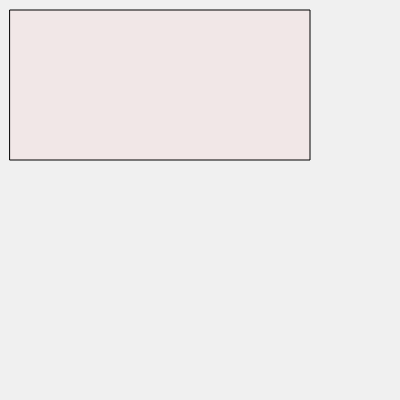
Frame 1 (no input)
Frame 60 (no input): identical to frame 1, image omitted
Frame 120 (the mouse pressed at the canvas centre since frame 60): identical to frame 1, image omitted

The p5.js sketch that drew this single still picture (run headless with seeded random() and noise() and a simulated clock; from frame 60 on, the mouse is pressed at the canvas centre):

// p5.js sketch
// ── sketch.js

var orgX;
var orgY;
var w;
var h;

function setup(){
	createCanvas(400,400);

}

function draw(){
	background(240);
	orgX = 10;
	orgY = 10;
	w= 300;
	h = 150;
	drawRectangle();

}


function drawRectangle(){

  	// Evaluate mouse Over
  	var overX = mouseX > orgX && mouseX < orgX + w;
  	var overY = mouseY > orgY && mouseY < orgY + h;

	// Determine if the mouse is over the rectangle
  	if ( overX && overY ){
  		// Over color
		fill(250,0,0,100);
	} else {
		// NO over color
		fill(250,0,0,10);
	}
	// Draw rectangle
  	rect (orgX, orgY,w,h);
}














// ── menu.js
function menu(){

	drawRectangle(10,10);
	drawRectangle(10,100);
	drawRectangle(10,190);
	drawRectangle(10,280);

}


function drawRectangle(orgX, orgY){
	w = 300;
	h = 80;

  	// Evaluate mouse Over
  	var overX = mouseX > orgX && mouseX < orgX + w;
  	var overY = mouseY > orgY && mouseY < orgY + h;

	// Determine if the mouse is over the rectangle
  	if ( overX && overY ){
  		// Over color
		fill(250,0,0,100);
	} else {
		// NO over color
		fill(250,0,0,10);
	}
	// Draw rectangle
  	rect (orgX, orgY,w,h);
}
